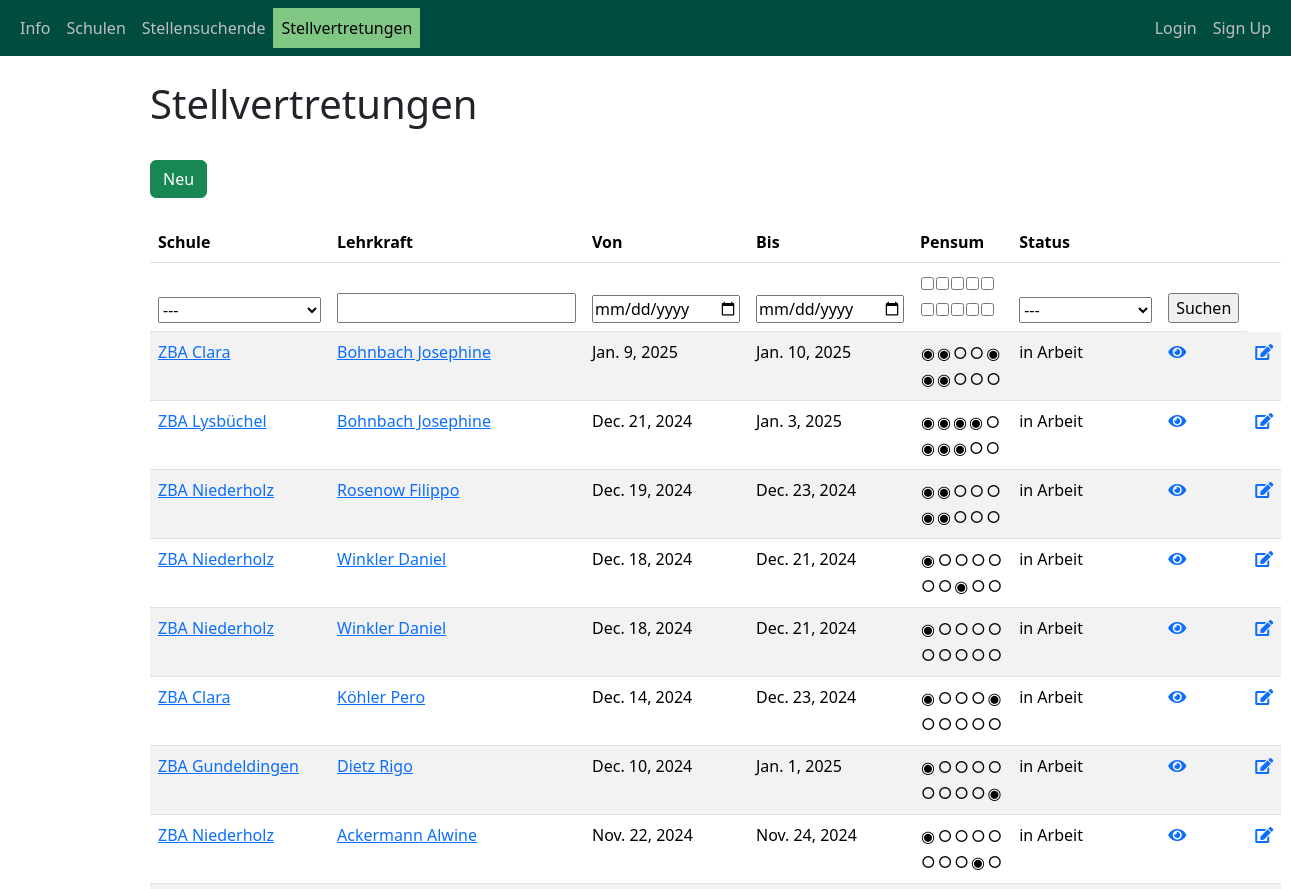
/school_management/substitutions/ (upper part), run on an earlier commit of the app's database.
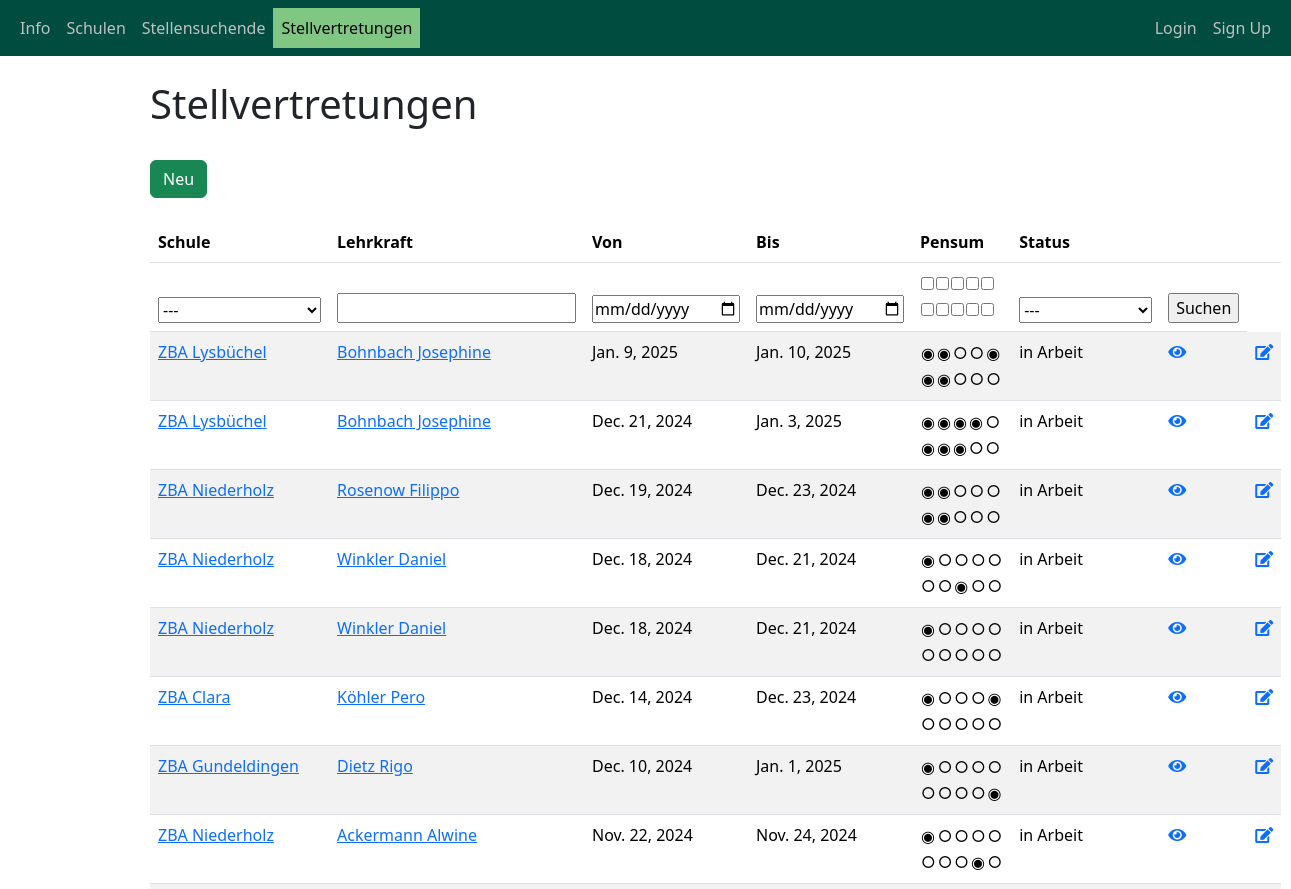
And on a later commit of the database.
### school_management/models.py (models this page shows, shortened)
class Substitution(models.Model):
    school = models.ForeignKey(School, on_delete=models.CASCADE, related_name="substitution_schools", verbose_name="Schule")
    teacher = models.ForeignKey(
        Person, on_delete=models.CASCADE, related_name="teacher_substitutions", verbose_name="Lehrkraft"
    )
    start_date = models.DateField(verbose_name="Fällt aus von")
    end_date = models.DateField(verbose_name="Fällt aus bis")
    cause = models.ForeignKey(SubstitutionCause(), on_delete=models.CASCADE, related_name="substitution_causes", verbose_name="Begründung")
    partial_substitution_possible = models.BooleanField(verbose_name="Teilübernahme", default=False)
    comment_subsitution = models.TextField(verbose_name="Anmerkung zum Vikariat", blank=True, max_length=500)
    comment_class = models.TextField(verbose_name="Anmerkung zur Klasse", blank=True, max_length=500)
    minimum_qualification = models.ForeignKey(Qualification, on_delete=models.CASCADE, related_name="substitution_certificates", verbose_name="Mindestabschluss", default=1)
    classes = models.TextField(verbose_name="Klassen", blank=True, max_length=500)
    mo_am = models.BooleanField(verbose_name="Montag Vormittag", default=False)
    mo_pm = models.BooleanField(verbose_name="Montag Nachmittag", default=False)
    tu_am = models.BooleanField(verbose_name="Dienstag Vormittag", default=False)
    tu_pm = models.BooleanField(verbose_name="Dienstag Nachmittag", default=False)
    we_am = models.BooleanField(verbose_name="Mittwoch Vormittag", default=False)
    we_pm = models.BooleanField(verbose_name="Mittwoch Nachmittag", default=False)
    th_am = models.BooleanField(verbose_name="Donnerstag Vormittag", default=False)
    th_pm = models.BooleanField(verbose_name="Donnerstag Nachmittag", default=False)
    fr_am = models.BooleanField(verbose_name="Freitag Vormittag", default=False)
    fr_pm = models.BooleanField(verbose_name="Freitag Nachmittag", default=False)
    status = models.ForeignKey(
        SubstitutionStatus,
        on_delete=models.SET_DEFAULT,
        default=3,
        related_name="substitution_status",
        verbose_name="Status Besetzung Vikariat"
    )
    created_timestamp = models.DateTimeField(auto_now_add=True, null=True)
    class Meta:
        verbose_name = "Stellvertretung"
        verbose_name_plural = "Stellvertretungen"

class School(models.Model):
    name = models.CharField(max_length=255, verbose_name="Standort")
    level = models.ForeignKey(
        Level,
        on_delete=models.CASCADE,
        verbose_name="Stufe",
        related_name="levels",
        default=1,
    )
    address = models.CharField(max_length=255, verbose_name="Adresse")
    url = models.URLField(verbose_name="Webseite", blank=True)
    location = models.ForeignKey(
        Location,
        on_delete=models.CASCADE,
        verbose_name="Ort",
        related_name="locations",
        default=1,
    )
    plz = models.IntegerField(verbose_name="Postleitzahl", default=4000)
    class Meta:
        verbose_name = "Standort"
        verbose_name_plural = "Standorte"
        ordering = ['name']

class Person(models.Model):
    school = models.ForeignKey(School, on_delete=models.CASCADE, related_name="person_schools", default=1)
    first_name = models.CharField(max_length=255, verbose_name="Vorname")
    last_name = models.CharField(max_length=255, verbose_name="Nachname")
    email = models.EmailField(verbose_name="Email", blank=True)
    phone_number = models.CharField(
        max_length=20, verbose_name="Telefonnummer", blank=True
    )
    year_of_birth = models.CharField(
        max_length=255, verbose_name="Jahrgang", blank=True
    )
    is_teacher = models.BooleanField(verbose_name="LehrerIn", default=False)
    is_candidate = models.BooleanField(verbose_name="KandidatIn für Stellvertretung", default=False)
    is_manager = models.BooleanField(
        verbose_name="Leitung/Administration",
        default=False
    )
    available_from_date = models.DateField(
        verbose_name="Verfügbar ab", blank=True, null=True
    )
    available_to_date = models.DateField(
        verbose_name="Verfügbar ab", blank=True, null=True
    )
    availability_mo_am = models.BooleanField(verbose_name="Montag Vormittag", default=False)
    availability_tu_am = models.BooleanField(verbose_name="Dienstag Vormittag", default=False)
    availability_we_am = models.BooleanField(verbose_name="Mittwoch Vormittag", default=False)
    availability_th_am = models.BooleanField(verbose_name="Donnerstag Vormittag", default=False)
    availability_fr_am = models.BooleanField(verbose_name="Freitag Vormittag", default=False)
    availability_mo_pm = models.BooleanField(verbose_name="Montag Nachmittag", default=False)
    availability_tu_pm = models.BooleanField(verbose_name="Dienstag Nachmittag", default=False)
    availability_we_pm = models.BooleanField(verbose_name="Mittwoch Nachmittag", default=False)
    availability_th_pm = models.BooleanField(verbose_name="Donnerstag Nachmittag", default=False)
    availability_fr_pm = models.BooleanField(verbose_name="Freitag Nachmittag", default=False)
    availability_comment = models.TextField(
        max_length=500, verbose_name="Bemerkungen zur Verfügbarkeit", blank=True
    )
    gender = models.ForeignKey('Gender', on_delete=models.CASCADE, verbose_name="Geschlecht", default=1)
    description = models.TextField(
        max_length=500, verbose_name="Bemerkungen", blank=True
    )
    subjects = models.ManyToManyField('Subject', related_name='person_subjects', blank=True)  # Many-to-many relationship
    @property
    def fullname(self):
        return f"{self.last_name} {self.first_name}"
    class Meta:
        verbose_name = "Person"
        verbose_name_plural = "Personen"
        ordering = ['last_name', 'first_name']

class SubstitutionStatus(models.Model):
    name = models.CharField(max_length=255, verbose_name="Name")
    description = models.TextField(verbose_name="Beschreibung", blank=True)
    class Meta:
        verbose_name = "Status der Stellvertretung"
        verbose_name_plural = "Status der Stellvertretungen"
        ordering = ['name']

### school_management/views.py (the view)
# urls.py: path("substitutions/", SubstitutionListView.as_view(), name="substitution_list"),
class SubstitutionListView(ListView):
    model = Substitution
    context_object_name = (
        "substitutions"  # The name of the variable to be used in the template
    )
    template_name = "school_management/substitution_list.html"  # Path to the template
    def get_context_data(self, **kwargs):
        context = super().get_context_data(**kwargs)
        context["status"] = (
            SubstitutionStatus.objects.all()
        )  # Pass all locations to the template
        context["schools"] = School.objects.all()  # Pass all locations to the template
        return context
    def get_queryset(self):
        queryset = super().get_queryset()
        school_filter = self.request.GET.get("school_filter", "")
        teacher_filter = self.request.GET.get("teacher_filter", "")
        date_from_filter = self.request.GET.get("date_from_filter", "")
        date_to_filter = self.request.GET.get("date_to_filter", "")
        status_filter = self.request.GET.get("status_filter", "")
        day_filters = {
            'mo_am_filter': self.request.GET.get('mo_am_filter'),
            'tu_am_filter': self.request.GET.get('tu_am_filter'),
            'we_am_filter': self.request.GET.get('we_am_filter'),
            'th_am_filter': self.request.GET.get('th_am_filter'),
            'fr_am_filter': self.request.GET.get('fr_am_filter'),
            'mo_pm_filter': self.request.GET.get('mo_pm_filter'),
            'tu_pm_filter': self.request.GET.get('tu_pm_filter'),
            'we_pm_filter': self.request.GET.get('we_pm_filter'),
            'th_pm_filter': self.request.GET.get('th_pm_filter'),
            'fr_pm_filter': self.request.GET.get('fr_pm_filter'),
        }
        print(school_filter)
        if school_filter:
            queryset = queryset.filter(school_id=school_filter)
        if teacher_filter:
            queryset = queryset.filter(
                teacher__name__icontains=teacher_filter
            )
        if date_from_filter:
            queryset = queryset.filter(start_date__gt=date_from_filter)
        if date_to_filter:
            queryset = queryset.filter(end_date__lt=date_to_filter)
        if status_filter:
            queryset = queryset.filter(status_id=status_filter)
        for key, value in day_filters.items():
            if value == '1':
                field_name = key.replace('_filter', '')
                queryset = queryset.filter(**{field_name: True})
        queryset = queryset.order_by("-start_date")
        return queryset

### templates/school_management/substitution_list.html (shortened to what the changed rows need)
{% extends "base.html" %}
{% block content %}
<div class="table-container">
    <h1>Stellvertretungen</h2>
    <br>
    <a href="{% url 'substitution_create' %}" class="btn btn-success">Neu</a>
    <br><br>
    <form method="get" action="">
      <table class="table table-striped">
        <thead>
            <tr>
                <th>Schule</th>
                <th>Lehrkraft</th>
                <th>Von</th>
                <th>Bis</th>
                <th>Pensum</th>
                <th>Status</th>
                <th></th>
                <th></th>
            </tr>
            <tr>
              <th>
                <select name="school_filter">
                  <option value="">---</option>
                </select>
              </th>
              <th><input type="text" name="teacher_filter" value="{{ request.GET.teacher_filter }}"></th>
              <th>
                <input type="date" name="date_from_filter" value="{{ request.GET.date_from_filter }}"></th>
              <th>
                <input type="date" name="date_to_filter" value="{{ request.GET.date_to_filter }}">
              </th>
              <th>
                <table>
                  <tr>
                      <td><input type="checkbox" name="mo_am_filter" value="1" {% if request.GET.mo_am_filter %}checked{% endif %}></td>
                      <td><input type="checkbox" name="tu_am_filter" value="1" {% if request.GET.tu_am_filter %}checked{% endif %}></td>
                      <td><input type="checkbox" name="we_am_filter" value="1" {% if request.GET.we_am_filter %}checked{% endif %}></td>
                      <td><input type="checkbox" name="th_am" value="1" {% if request.GET.th_am_filter %}checked{% endif %}></td>
                      <td><input type="checkbox" name="fr_am_filter" value="1" {% if request.GET.fr_am_filter %}checked{% endif %}></td>
                  </tr>
                  <tr>
                    <td><input type="checkbox" name="mo_pm_filter" value="1" {% if request.GET.mo_pm_filter %}checked{% endif %}></td>
                    <td><input type="checkbox" name="tu_pm_filter" value="1" {% if request.GET.tu_pm_filter %}checked{% endif %}></td>
                    <td><input type="checkbox" name="we_pm_filter" value="1" {% if request.GET.we_pm_filter %}checked{% endif %}></td>
                    <td><input type="checkbox" name="th_pm_filter" value="1" {% if request.GET.th_pm_filter %}checked{% endif %}></td>
                    <td><input type="checkbox" name="fr_pm_filter" value="1" {% if request.GET.fr_pm_filter %}checked{% endif %}></td>
                </tr>
              </table>
              </th>
              <th>
              <select name="status_filter">
                <option value="">---</option>
              </select>
            </th>
              <th><input type="submit" value="Suchen"></th>
          </tr>
          </thead>
        <tbody>
            {% for substitution in substitutions %}
            <tr>
              <td>
                <a href="{% url 'school_detail' pk=substitution.school.pk %}">{{ substitution.school.name }}</a>
              </td>
                <td><a href="{% url 'teacher_detail' pk=substitution.pk %}">{{ substitution.teacher.fullname }}</a></td>
                <td>{{ substitution.start_date }}</td>
                <td>{{ substitution.end_date }}</td>
                <td>
                  <table>
                    <tr>
                        <td>{% if substitution.mo_am %}◉{% else %}○{% endif %}</td>
                        <td>{% if substitution.tu_am %}◉{% else %}○{% endif %}</td>
                        <td>{% if substitution.we_am %}◉{% else %}○{% endif %}</td>
                        <td>{% if substitution.th_am %}◉{% else %}○{% endif %}</td>
                        <td>{% if substitution.fr_am %}◉{% else %}○{% endif %}</td>
                    </tr>
                    <tr>
                      <td>{% if substitution.mo_pm %}◉{% else %}○{% endif %}</td>
                      <td>{% if substitution.tu_pm %}◉{% else %}○{% endif %}</td>
                      <td>{% if substitution.we_pm %}◉{% else %}○{% endif %}</td>
                      <td>{% if substitution.th_pm %}◉{% else %}○{% endif %}</td>
                      <td>{% if substitution.fr_pm %}◉{% else %}○{% endif %}</td>
                  </tr>
                </table>
                </td>
                <td>{{ substitution.status.name }}</td>
                <td><a href="{% url 'substitution_detail' pk=substitution.pk %}" title="Stellvertretung ansehen"><i class="fas fa-eye"></i></a></td>
                <td><a href="{% url 'substitution_edit' pk=substitution.pk %}" title="Stellvertretung editieren"><i class="fas fa-edit"></i></a></td>
            </tr>
            {% endfor %}
        </tbody>
    </table>
  </form>
  </div>
  {% endblock %}

What changed in the data, as far as the page shows it:
changed Substitution "Jan. 9, 2025": school.name "ZBA Clara" → "ZBA Lysbüchel"
